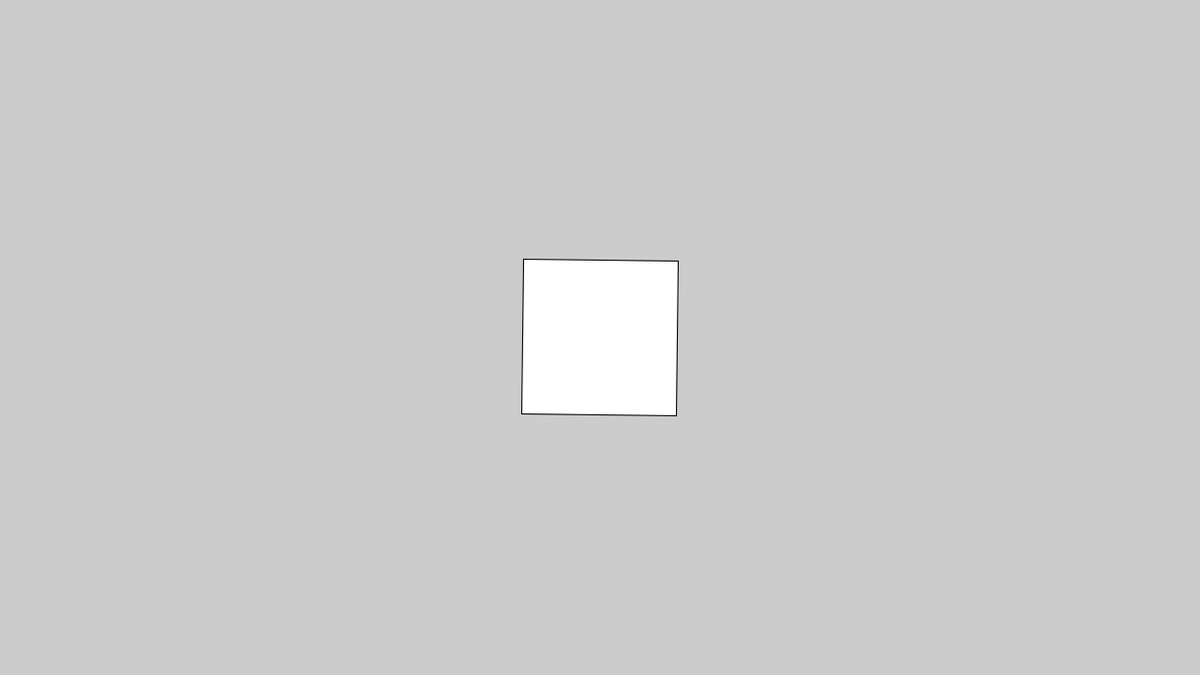
Frame 1 (no input)
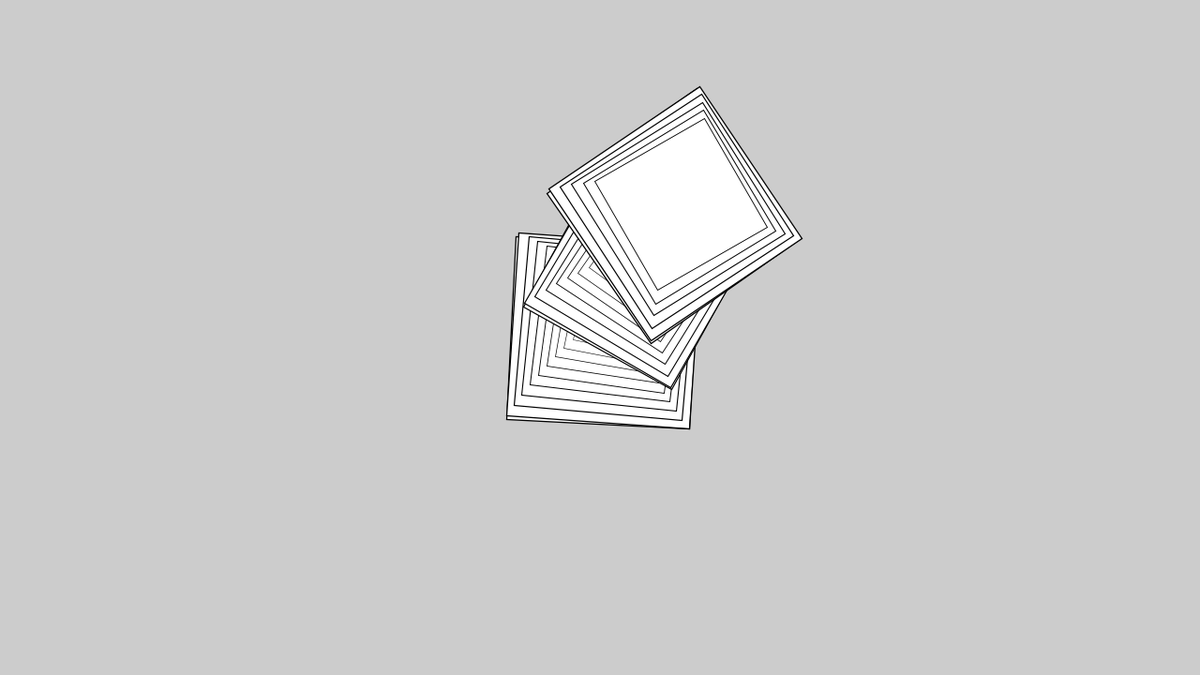
Frame 60 (the mouse pressed at the canvas centre just before this capture)
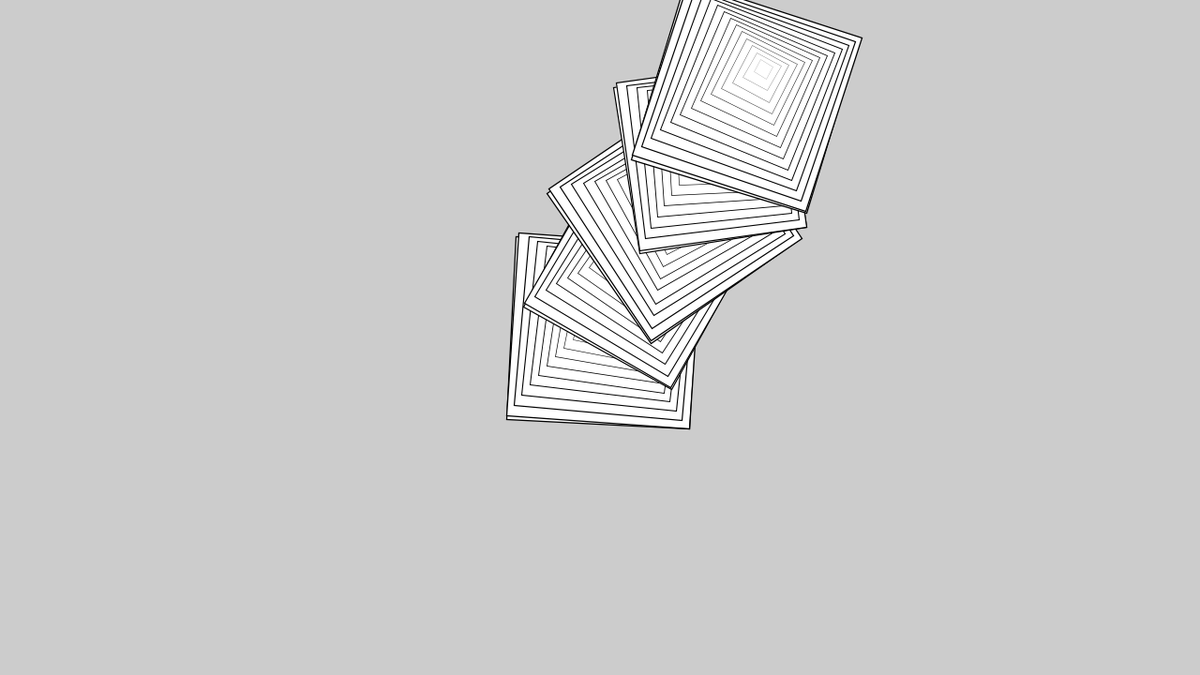
Frame 120 (the mouse held since frame 60 and released just before this capture)

The Processing sketch that drew these frames (run headless with seeded random() and noise(); from frame 60 on, the mouse is pressed at the canvas centre):

// Processing sketch: sketch_04_Animate_II_Backgroung_Moving
// ── sketch_04_Animate_II_Backgroung_Moving.pde
/* By Canves origin */
// Translate Controller
float x, y; // origin ordinary // cannot set the value in here cause it must be fixed, so should set it in setup
float speedX = random(-5, 5);
float speedY = random(-5, 5);

// Scale Controller
float currentScale = 1;
float scaleV = 0.1; // scale velocity
float threshold = 1.2; // limit
boolean state = true; // true for +, false for -

void setup() {
  size(1280, 720);
  rectMode(CENTER); // use rectagle center to be rectangle ordinary (( defalt is upper left corner

  x = width / 2;
  y = height / 2;
  translate(x, y); // move origin to screen window center
}

void draw() {
  // Must be change canves first, or would be fixed in upper left cornor
  translate(x, y);
  rotate(radians(frameCount));
  x += speedX;
  y += speedY;

  // Scale
  if (state) { // true for +
    if (currentScale > threshold) { // over the upper limit
      state = false; // change to -
    } else {
      currentScale += scaleV; // keep +
    }
  } else { // false for -
    if (currentScale < -threshold) { // over the lower limit
      state = true; // change to +
    } else {
      currentScale -= scaleV; // keep -
    }
  }
  scale(currentScale);

  rect(0, 0, 150, 150);
  // for effect??so controll again
  translate(x, y);
  rotate(radians(frameCount));

  if (x < 0 || x > width) {
    speedX *= -1;
  }
  if (y < 0 || y > height) {
    speedY *= -1;
  }
}
